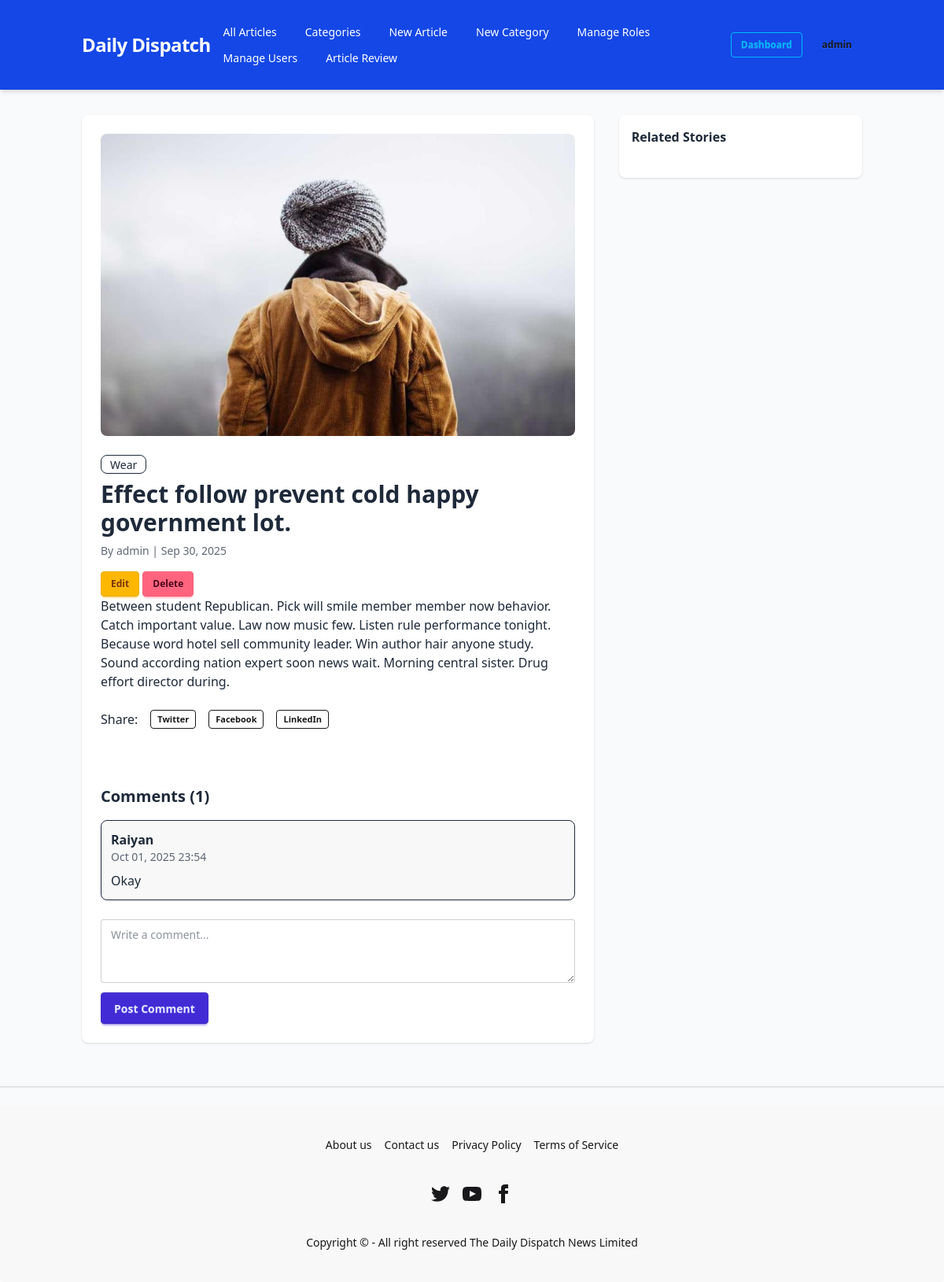
Screenshot of /article/effect-follow-prevent-cold-happy-government-lot/ (signed in) with the database file from the repository.
### news/models.py (models this page shows, shortened)
class Article(models.Model):
    STATUS_CHOICES = (
        ("pending", "Pending"),
        ("published", "Published"),
    )
    title = models.CharField(max_length=200)
    slug = models.SlugField(unique=True, blank=True)
    content = models.TextField()
    image = models.ImageField(upload_to="articles/", blank=True, null=True)
    author = models.ForeignKey(User, on_delete=models.CASCADE)
    category = models.ForeignKey(Category, on_delete=models.SET_NULL, null=True, blank=True,  related_name="articles")
    created_at = models.DateTimeField(auto_now_add=True)
    updated_at = models.DateTimeField(auto_now=True)
    status = models.CharField(max_length=20, choices=STATUS_CHOICES, default="pending")

class Category(models.Model):
    name = models.CharField(max_length=100, unique=True)
    description = models.TextField(blank=True, null=True)

### comments/models.py (models this page shows, shortened)
class Comment(models.Model):
    article = models.ForeignKey(Article, on_delete=models.CASCADE, related_name="comments")
    user = models.ForeignKey(User, on_delete=models.CASCADE)
    content = models.TextField()
    created_at = models.DateTimeField(auto_now_add=True)
    updated_at = models.DateTimeField(auto_now=True)

### news/views.py (the view, shortened to what this page needs)
# urls.py: path("article/<slug:slug>/", article_detail, name="article_detail"),
def article_detail(request, slug):
    article = get_object_or_404(Article, slug=slug, status="published")
    comment_form = CommentForm()
    related = Article.objects.filter(category=article.category, status="published").exclude(id=article.id)[:5]
    return render(request, "articles/article_detail.html", {
        "article": article,
        "comment_form": comment_form,
        "related": related,
    })

### comments/forms.py
class CommentForm(forms.ModelForm):
    class Meta:
        model = Comment
        fields = ['content']
        widgets = {
            'content': forms.Textarea(attrs={'rows': 3, 'placeholder': 'Write your comment...'})
        }

### users/context_processors.py (called while the page is built)
def user_roles(request):
    if request.user.is_authenticated:
        return {
            "is_admin_user": is_admin(request.user),
            "is_editor_user": is_editor(request.user),
            "is_reporter_user": is_reporter(request.user),
        }
    return {
        "is_admin_user": False,
        "is_editor_user": False,
        "is_reporter_user": False,
    }

### users/utils.py (called while the page is built)
def is_admin(user):
    return user.is_authenticated and user.groups.filter(name="Admin").exists()

def is_editor(user):
    return user.is_authenticated and user.groups.filter(name="Editor").exists()

def is_reporter(user):
    return user.is_authenticated and user.groups.filter(name="Reporter").exists()

### templates/articles/article_detail.html (shortened to what this page needs)
{% extends 'base.html' %}
{% block content %}
<div class="grid grid-cols-1 lg:grid-cols-3 gap-8">
  <main class="lg:col-span-2 space-y-6">
    <article class="bg-base-100 p-6 rounded-lg shadow">
      {% if article.image %}
        <img src="{{ article.image.url }}" alt="{{ article.title }}" class="w-full h-96 object-cover rounded-lg mb-6">
      {% endif %}
      {% if article.category %}
        <a href="{% url 'news:category_detail' article.category.pk %}" class="badge badge-outline mb-2">
          {{ article.category.name }}
        </a>
      {% endif %}
      <h1 class="text-3xl font-bold mb-2">{{ article.title }}</h1>
      <p class="text-sm opacity-70 mb-4">
        By {{ article.author.username }} | {{ article.created_at|date:"M d, Y" }}
      </p>
      {% if user.is_authenticated %}
        {% for group in user.groups.all %}
          {% if group.name == "Admin" %}
            <a href="{% url 'news:update_article' article.slug %}" class="btn btn-warning btn-sm">Edit</a>
            <a href="{% url 'news:delete_article' article.slug %}" class="btn btn-error btn-sm">Delete</a>
          {% elif group.name == "Editor" %}
            <a href="{% url 'news:update_article' article.slug %}" class="btn btn-warning btn-sm">Edit</a>
            <a href="{% url 'news:delete_article' article.slug %}" class="btn btn-error btn-sm">Delete</a>
          {% elif group.name == "Reporter" %}
            {% if user == article.author %}
              <a href="{% url 'news:update_article' article.slug %}" class="btn btn-warning btn-sm">Edit</a>
              <a href="{% url 'news:delete_article' article.slug %}" class="btn btn-error btn-sm">Delete</a>
            {% endif %}
          {% endif %}
        {% endfor %}
      {% endif %}
      <div class="prose max-w-none">
        {{ article.content|linebreaks }}
      </div>
      <div class="mt-6 flex items-center space-x-4">
        <span class="font-medium">Share:</span>
        <a href="https://twitter.com/intent/tweet?url={{ request.build_absolute_uri }}" target="_blank" class="btn btn-xs btn-outline">Twitter</a>
        <a href="https://facebook.com/sharer/sharer.php?u={{ request.build_absolute_uri }}" target="_blank" class="btn btn-xs btn-outline">Facebook</a>
        <a href="https://www.linkedin.com/sharing/share-offsite/?url={{ request.build_absolute_uri }}" target="_blank" class="btn btn-xs btn-outline">LinkedIn</a>
      </div>
      <div class="mt-10">
        <h3 class="text-xl font-semibold mb-4">Comments ({{ article.comments.count }})</h3>
        <div class="space-y-4">
          {% for comment in article.comments.all %}
            <div class="border p-3 rounded-lg bg-base-200">
              <div class="flex justify-between items-start">
                <div>
                  <p class="font-semibold">{{ comment.user.username }}</p>
                  <p class="text-sm opacity-70">{{ comment.created_at|date:"M d, Y H:i" }}</p>
                  <p class="mt-2">{{ comment.content }}</p>
                </div>
              </div>
            </div>
          {% empty %}
            <p class="text-sm opacity-70">No comments yet. Be the first to share your thoughts!</p>
          {% endfor %}
        </div>
        {% if user.is_authenticated %}
          <form method="post" class="mt-6 space-y-3">
            <textarea name="content" rows="3" class="textarea textarea-bordered w-full" placeholder="Write a comment..."></textarea>
            <button type="submit" class="btn btn-primary">Post Comment</button>
          </form>
        {% else %}
          <p class="mt-4">Please <a href="{% url 'users:login' %}" class="link link-primary">login</a> to comment.</p>
        {% endif %}
      </div>
    </article>
  </main>
  <aside class="space-y-6">
    <div class="card bg-base-100 shadow p-4">
      <h4 class="font-semibold">Related Stories</h4>
      <ul class="menu menu-compact mt-2">
      </ul>
    </div>
  </aside>
</div>
{% endblock %}

### templates/base.html (shortened to what this page needs)
{% load static %}
<!DOCTYPE html>
<html lang="en">
<head>
  <link href="https://cdn.jsdelivr.net/npm/daisyui@5" rel="stylesheet" type="text/css" />
  <script src="https://cdn.jsdelivr.net/npm/@tailwindcss/browser@4"></script>
</head>
<body class="bg-gray-50 text-gray-800 font-sans">
  <nav class="bg-blue-700 text-white shadow-md sticky top-0 z-50">
    <div class="container mx-auto flex items-center justify-between p-4">
      <div class="flex-shrink-0">
        <a href="{% url 'news:article_list' %}" class="font-extrabold text-2xl tracking-tight">
          Daily Dispatch
        </a>
      </div>
      {% if user.is_authenticated %}
      <div class="flex-1 flex justify-center">
        <ul class="menu menu-horizontal px-1 hidden lg:flex space-x-3">
          <li><a href="{% url 'news:article_list' %}">All Articles</a></li>
          <li><a href="{% url 'news:category_list' %}">Categories</a></li>
          {% for group in user.groups.all %}
            {% if group.name == "Admin" or user.is_superuser %}
              <li><a href="{% url 'news:create_article' %}">New Article</a></li>
              <li><a href="{% url 'news:create_category' %}">New Category</a></li>
              <li><a href="{% url 'users:group_list' %}">Manage Roles</a></li>
              <li><a href="{% url 'users:user_list' %}">Manage Users</a></li>
              <li><a href="{% url 'news:review_articles' %}">Article Review</a></li>
            {% elif group.name == "Editor" %}
              <li><a href="{% url 'news:create_article' %}">New Article</a></li>
              <li><a href="{% url 'news:create_category' %}">New Category</a></li>
              <li><a href="{% url 'news:review_articles' %}">Article Review</a></li>
            {% elif group.name == "Reporter" %}
              <li><a href="{% url 'news:create_article' %}">New Article</a></li>
            {% endif %}
          {% endfor %}
        </ul>
      </div>
      {% endif %}
      <div class="flex items-center space-x-3">
        {% if user.is_authenticated %}
          {% for group in user.groups.all %}
            {% if group.name == "Admin" %}
              <a href="{% url 'users:admin_dashboard' %}" class="btn btn-sm btn-outline btn-info">Dashboard</a>
            {% elif group.name == "Editor" %}
              <a href="{% url 'users:editor_dashboard' %}" class="btn btn-sm btn-outline btn-info">Dashboard</a>
            {% elif group.name == "Reporter" %}
              <a href="{% url 'users:reporter_dashboard' %}" class="btn btn-sm btn-outline btn-info">Dashboard</a>
            {% endif %}
          {% endfor %}
          <div class="dropdown dropdown-end">
            <label tabindex="0" class="btn btn-sm btn-ghost rounded-btn">{{ user.username }}</label>
          </div>
        {% else %}
          <a href="{% url 'users:login' %}" class="hover:text-gray-200">Login</a>
          <a href="{% url 'users:signup' %}" class="hover:text-gray-200">Signup</a>
        {% endif %}
      </div>
    </div>
  </nav>
  <main class="container mx-auto px-4 py-8">
    {% block content %}{% endblock %}
  </main>
  <div class="flex w-full flex-col">
    <div class="divider"></div>
  </div>
  <footer class="footer footer-horizontal footer-center bg-base-200 text-base-content rounded p-10">
    <nav class="grid grid-flow-col gap-4">
      <a class="link link-hover">About us</a>
      <a class="link link-hover">Contact us</a>
      <a class="link link-hover">Privacy Policy</a>
      <a class="link link-hover">Terms of Service</a>
    </nav>
    <nav>
      <div class="grid grid-flow-col gap-4">
        <a>
        </a>
        <a>
        </a>
        <a>
          <svg
            xmlns="http://www.w3.org/2000/svg"
            width="24"
            height="24"
            viewBox="0 0 24 24"
            class="fill-current">
            <path
              d="M9 8h-3v4h3v12h5v-12h3.642l.358-4h-4v-1.667c0-.955.192-1.333 1.115-1.333h2.885v-5h-3.808c-3.596 0-5.192 1.583-5.192 4.615v3.385z"></path>
          </svg>
        </a>
      </div>
    </nav>
    <aside>
      <p>Copyright © {{ now|date:"Y" }} - All right reserved The Daily Dispatch News Limited</p>
    </aside>
  </footer>
</body>
</html>

### rows the page displays
Article: image (picture), category.name "Wear", title "Effect follow prevent cold happy government lot.", author.username "admin", created_at "Sep 30, 2025", content "Between student Republican. Pick will smile member member now behavior. Catch important value. Law now music few. Listen rule performance tonight. Because word hotel sell community leader. Win author hair anyone study. Sound according nation expert soon news wait. Morning central sister. Drug effort director during.", comments.count "1"
Comment: user.username "Raiyan", created_at "Oct 01, 2025 23:54", content "Okay"

### other values shown
{{ user.username }} "admin"
